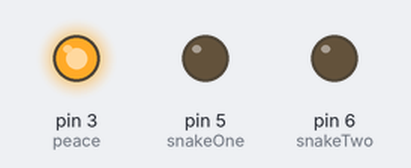
Bench run of a sketch on a simulated Arduino Uno, built with avr-gcc and run on an emulated ATmega328P. Parts: output pins drawn as LEDs (lit = HIGH).

Above: at 0.1 s.
At 10.6 s:
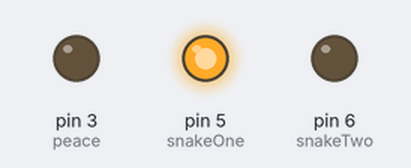
At 16.1 s:
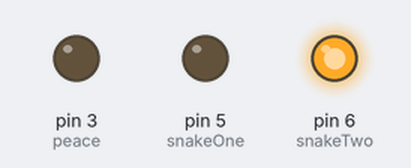
At 21.1 s:
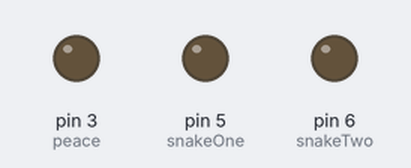
Timing chart, 0 to 22.6 s (numbered marks = the images above):
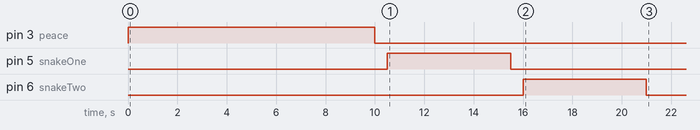

The sketch:

irrigation20230503.ino
```cpp
void setup() {
  // put your setup code here, to run once:
const int peace = 3;
const int snakeOne = 5;
const int snakeTwo = 6;

pinMode(3,OUTPUT);
pinMode(5,OUTPUT);
pinMode(6,OUTPUT);

digitalWrite(peace, HIGH);
delay(10000);
digitalWrite(peace,LOW);
delay(500);
digitalWrite(snakeOne,HIGH);
delay(5000);
digitalWrite(snakeOne,LOW);
delay(500);
digitalWrite(snakeTwo,HIGH);
delay(5000);
digitalWrite(snakeTwo,LOW);


}

void loop() {
  // put your main code here, to run repeatedly:

}
```
